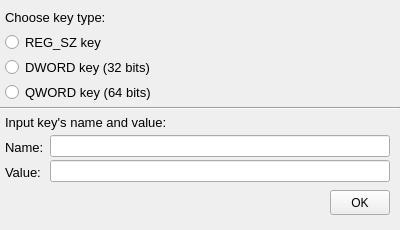
<?xml version="1.0" encoding="UTF-8"?>
<ui version="4.0">
 <class>CreateKeyWindow</class>
 <widget class="QWidget" name="CreateKeyWindow">
  <property name="geometry">
   <rect>
    <x>0</x>
    <y>0</y>
    <width>400</width>
    <height>230</height>
   </rect>
  </property>
  <property name="windowTitle">
   <string>Form</string>
  </property>
  <widget class="QRadioButton" name="stringKey">
   <property name="geometry">
    <rect>
     <x>5</x>
     <y>30</y>
     <width>400</width>
     <height>25</height>
    </rect>
   </property>
   <property name="font">
    <font>
     <pointsize>10</pointsize>
    </font>
   </property>
   <property name="text">
    <string>REG_SZ key</string>
   </property>
  </widget>
  <widget class="QRadioButton" name="intKey">
   <property name="geometry">
    <rect>
     <x>5</x>
     <y>55</y>
     <width>400</width>
     <height>25</height>
    </rect>
   </property>
   <property name="font">
    <font>
     <pointsize>10</pointsize>
    </font>
   </property>
   <property name="text">
    <string>DWORD key (32 bits)</string>
   </property>
  </widget>
  <widget class="QRadioButton" name="longKey">
   <property name="geometry">
    <rect>
     <x>5</x>
     <y>80</y>
     <width>400</width>
     <height>25</height>
    </rect>
   </property>
   <property name="font">
    <font>
     <pointsize>10</pointsize>
    </font>
   </property>
   <property name="text">
    <string>QWORD key (64 bits)</string>
   </property>
  </widget>
  <widget class="QLabel" name="chooseKeyLabel">
   <property name="geometry">
    <rect>
     <x>5</x>
     <y>5</y>
     <width>400</width>
     <height>25</height>
    </rect>
   </property>
   <property name="font">
    <font>
     <pointsize>10</pointsize>
    </font>
   </property>
   <property name="text">
    <string>Choose key type:</string>
   </property>
  </widget>
  <widget class="Line" name="line">
   <property name="geometry">
    <rect>
     <x>0</x>
     <y>107</y>
     <width>400</width>
     <height>3</height>
    </rect>
   </property>
   <property name="orientation">
    <enum>Qt::Horizontal</enum>
   </property>
  </widget>
  <widget class="QLabel" name="inputDataRequestLabel">
   <property name="geometry">
    <rect>
     <x>5</x>
     <y>110</y>
     <width>400</width>
     <height>25</height>
    </rect>
   </property>
   <property name="font">
    <font>
     <pointsize>10</pointsize>
    </font>
   </property>
   <property name="text">
    <string>Input key's name and value:</string>
   </property>
  </widget>
  <widget class="QLabel" name="inputNameLabel">
   <property name="geometry">
    <rect>
     <x>5</x>
     <y>135</y>
     <width>45</width>
     <height>25</height>
    </rect>
   </property>
   <property name="font">
    <font>
     <pointsize>10</pointsize>
    </font>
   </property>
   <property name="text">
    <string>Name:</string>
   </property>
  </widget>
  <widget class="QLabel" name="inputValueLabel">
   <property name="geometry">
    <rect>
     <x>5</x>
     <y>160</y>
     <width>45</width>
     <height>25</height>
    </rect>
   </property>
   <property name="font">
    <font>
     <pointsize>10</pointsize>
    </font>
   </property>
   <property name="text">
    <string>Value:</string>
   </property>
  </widget>
  <widget class="QLineEdit" name="inputNameLineEdit">
   <property name="geometry">
    <rect>
     <x>50</x>
     <y>135</y>
     <width>340</width>
     <height>22</height>
    </rect>
   </property>
  </widget>
  <widget class="QLineEdit" name="inputValueLineEdit">
   <property name="geometry">
    <rect>
     <x>50</x>
     <y>160</y>
     <width>340</width>
     <height>22</height>
    </rect>
   </property>
  </widget>
  <widget class="QPushButton" name="okButton">
   <property name="geometry">
    <rect>
     <x>330</x>
     <y>190</y>
     <width>60</width>
     <height>25</height>
    </rect>
   </property>
   <property name="text">
    <string>OK</string>
   </property>
  </widget>
 </widget>
 <resources/>
 <connections/>
</ui>
